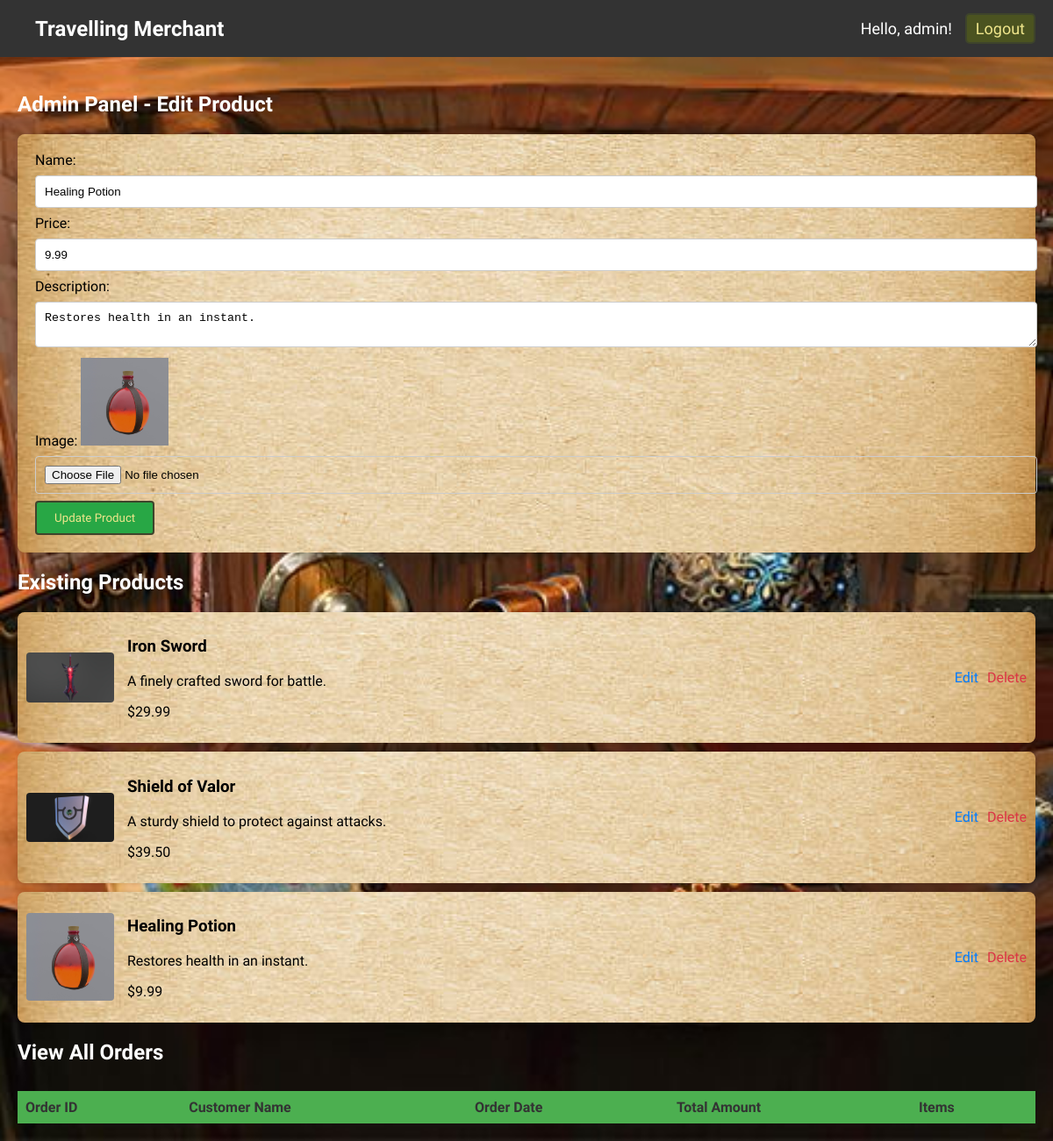
Screenshot of /admin_panel.php?edit_id=3 (signed in) with the database file from the repository.
### tables this page shows
CREATE TABLE IF NOT EXISTS `products` (
  `id` int(11) NOT NULL AUTO_INCREMENT,
  `name` varchar(100) NOT NULL,
  `price` decimal(10,2) NOT NULL,
  `description` text NOT NULL,
  `image` varchar(255) NOT NULL,
  `created_at` timestamp NULL DEFAULT CURRENT_TIMESTAMP,
  PRIMARY KEY (`id`)
);

### admin_panel.php (the view, shortened to what this page needs)
<?php
require 'db.php';
$isEditing = false;
$productData = ['name' => '', 'price' => '', 'description' => '', 'image' => ''];
if (isset($_GET['edit_id'])) {
    $isEditing = true;
    $stmt = $conn->prepare("SELECT * FROM products WHERE id = ?");
    $stmt->execute([$_GET['edit_id']]);
    $productData = $stmt->fetch();
}
?>
<?php include('header.php'); ?>
<!DOCTYPE html>
<html>
<head>
</head>
<body>
    <div class="container">
        <h2>Admin Panel - <?php echo $isEditing ? 'Edit Product' : 'Add New Product'; ?></h2>
        <form action="admin_panel.php" method="post" enctype="multipart/form-data">
            <label for="name">Name:</label>
            <input type="text" name="name" id="name" value="<?php echo htmlspecialchars($productData['name']); ?>" required>
            <label for="price">Price:</label>
            <input type="number" name="price" id="price" step="0.01" value="<?php echo htmlspecialchars($productData['price']); ?>" required>
            <label for="description">Description:</label>
            <textarea name="description" id="description" required><?php echo htmlspecialchars($productData['description']); ?></textarea>
            <label for="image">Image:</label>
            <?php if ($isEditing && $productData['image']): ?>
                <img src="<?php echo $productData['image']; ?>" width="100" alt="Current Image"><br>
            <?php endif; ?>
            <input type="file" name="image" id="image" accept="image/*" <?php echo $isEditing ? '' : 'required'; ?>>
            <button type="submit"><?php echo $isEditing ? 'Update Product' : 'Add Product'; ?></button>
        </form>
        <h2>Existing Products</h2>
        <?php
        $products = $conn->query("SELECT * FROM products")->fetchAll();
        foreach ($products as $product) {
            echo "<div class='product'>
                    <img src='{$product['image']}' alt='{$product['name']}'>
                    <div class='product-details'>
                        <h3>{$product['name']}</h3>
                        <p>{$product['description']}</p>
                        <p>\${$product['price']}</p>
                    </div>
                    <a class='edit-link' href='admin_panel.php?edit_id={$product['id']}'>Edit</a>
                    <a class='delete-link' href='admin_panel.php?delete_id={$product['id']}'>Delete</a>
                  </div>";
        }
        ?>
        <h2>View All Orders</h2>
        <table class="orders-table">
            <tr>
                <th>Order ID</th>
                <th>Customer Name</th>
                <th>Order Date</th>
                <th>Total Amount</th>
                <th>Items</th>
            </tr>
        </table>
    </div>
</body>
</html>

### header.php (style rules this page uses)
body { font-family: 'MedievalSharp', sans-serif; margin: 0; padding-top: 80px; }

### admin_panel.php (style rules this page uses)
body, html { overflow-x: hidden; }
html, body { background-image:url('uploads/merchant_bg.jpg'); background-size: cover; background-position: center; background-repeat: no-repeat; margin: 0; padding: 0; height: 100%; overflow-x: hidden; font-family: Arial, sans-serif; background-color: #f7f7f7; }
.container { max-width: 100%; padding: 20px; box-sizing: border-box; }
h2 { color: white; font-family: 'MedievalSharp', sans-serif; }
form { background-image:url('uploads/paper_bg.jpg'); background-size: cover; background-position: center; background-repeat: no-repeat; padding: 20px; border-radius: 8px; box-shadow: 0 0 10px rgba(0, 0, 0, 0.1); margin-bottom: 20px; font-family: 'MedievalSharp', sans-serif; }
form input[type="text"], form input[type="number"], form textarea, form input[type="file"] { width: 100%; padding: 10px; margin: 8px 0; border: 1px solid #ccc; border-radius: 4px; }
form button { font-family: 'MedievalSharp', sans-serif; background-color: #4b5320; color: #f0e68c; border: 2px solid #3e442b; padding: 10px 20px; background: #28a745; border-radius: 4px; cursor: pointer; }
.product { background-image:url('uploads/paper_bg.jpg'); background-size: cover; background-position: center; background-repeat: no-repeat; display: flex; justify-content: space-between; align-items: center; padding: 10px; margin-bottom: 10px; border-radius: 8px; box-shadow: 0 0 5px rgba(0, 0, 0, 0.1); }
.product img { width: 100px; margin-right: 15px; border-radius: 4px; }
.product .product-details { font-family: 'MedievalSharp', sans-serif; flex-grow: 1; }
.edit-link, .delete-link { font-family: 'MedievalSharp', sans-serif; color: #007bff; text-decoration: none; margin-left: 10px; }
.delete-link { color: #dc3545; }
.orders-table { background-image:url('uploads/paper_bg.jpg'); background-size: cover; background-position: center; background-repeat: no-repeat; width: 100%; margin-top: 30px; border-collapse: collapse; font-family: 'MedievalSharp', sans-serif; }
.orders-table th, .orders-table td { border: 1px solid #4CAF50; padding: 8px; text-align: left; }
.orders-table th { background-color: #4CAF50; color: #333; }

### rows the page displays
products: name "Healing Potion", price "9.99", description "Restores health in an instant.", image (picture)
products: image (picture), name "Iron Sword", description "A finely crafted sword for battle.", price "29.99"
products: image (picture), name "Shield of Valor", description "A sturdy shield to protect against attacks.", price "39.50"

### other values shown
$username "admin"
